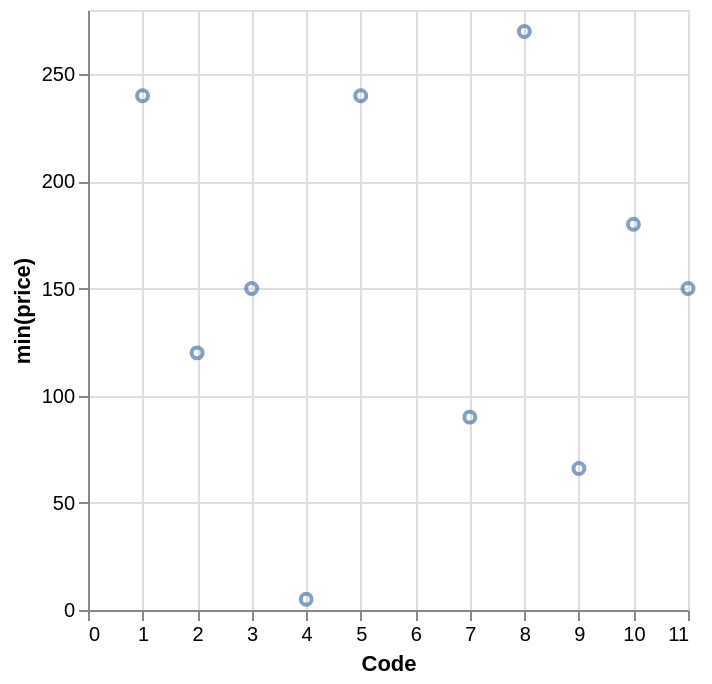

The specification (Vega-Lite) saved for this image:
### Vega-Lite specification from a JSON file in a GitHub repository (floating-point values rounded to 4 significant figures)
{"data": {"values": [{"x_data": 7, "y_data": 90}, {"x_data": 10, "y_data": 180}, {"x_data": 11, "y_data": 150}, {"x_data": 4, "y_data": 5}, {"x_data": 1, "y_data": 240}, {"x_data": 2, "y_data": 120}, {"x_data": 5, "y_data": 240}, {"x_data": 8, "y_data": 270}, {"x_data": 9, "y_data": 66}, {"x_data": 3, "y_data": 150}]}, "mark": "point", "encoding": {"x": {"field": "x_data", "type": "quantitative", "title": "Code"}, "y": {"field": "y_data", "type": "quantitative", "title": "min(price)"}}}
